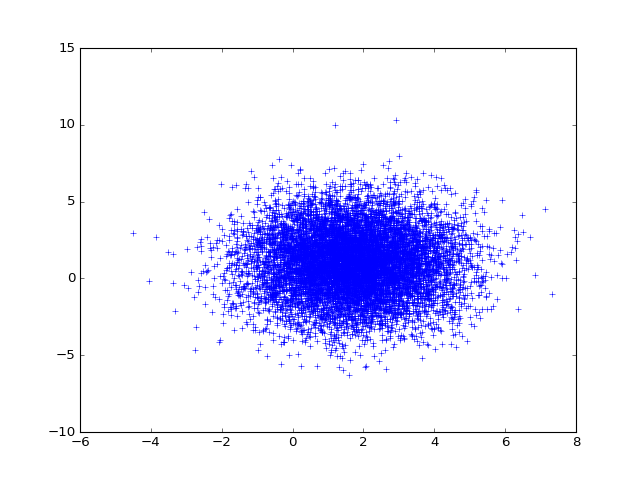

Write Python code to recreate this figure.
# Relationship of estimated parameters for hrf1 and orthogonalized hrf2
# (they should be independent)
plt.plot(B_boths_o[0], B_boths_o[1], '+')
# [...]
np.corrcoef(B_boths_o[0], B_boths_o[1])
# array([[ 1.    , -0.0053],
# [-0.0053,  1.    ]])
